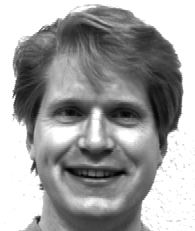
#> input picture HW7/Yale_Face_Database/Training/subject01.happy.pgm, 195 x 231 px
$ python kernel_lda.py
#> lines starting #> are read from the running program, lines starting #| are printed output that depends on the picture
from PIL import Image
import os
import numpy as np
from scipy.spatial.distance import cdist


def read_pgm(path, resized_factor):
#> called with path = './Yale_Face_Database/Training', resized_factor = 3
    image_files = sorted(os.listdir(path))
    images = []
    labels = []

    for image_file in image_files:
        with Image.open(os.path.join(path, image_file)) as image:
#> image is the input picture: PIL image 195x231 L; min 0, max 255, mean 161.3
            width, height = image.size
#> width = 195; height = 231
            width_resized, height_resized = width // resized_factor, height // resized_factor
#> width_resized = 65; height_resized = 77
            image_resized = image.resize((width_resized, height_resized))
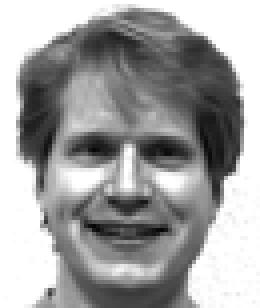
#> image_resized: PIL image 65x77 L (shown 4 times larger); min 5, max 255, mean 161.2
            image = np.array(image_resized).flatten() / 255.0  # normalization for kernel calculation
#> image = 5005 values, max 1 at index 0, min 0.0196 at index 3745, mean 0.632

        images.append(image)
        labels.append(int(image_file.split('.')[0][7:9]) - 1)

    return np.array(images), np.array(labels)


def compute_kernel(X, X_new, kernel_type):
    if kernel_type == 'linear':
        K = np.dot(X_new, X.T)

    elif kernel_type == 'polynomial':
        gamma = 5e-3
        coefficient = 1
        degree = 2
        K = (gamma * np.dot(X_new, X.T) + coefficient) ** degree

    elif kernel_type == 'rbf':
        gamma = 1e-3
        distances = cdist(X_new, X, 'sqeuclidean')
        K = np.exp(-gamma * distances)

    return K


def kernel_lda(X, y, n_components, kernel_type):
    N = X.shape[0]  # number of samples
    one_N = np.ones((N, N)) / N
    K = compute_kernel(X, X, kernel_type)  # shape: (N, N), where N is the number of samples
    K_centered = K - one_N @ K - K @ one_N + one_N @ K @ one_N
    unique_classes = np.unique(y)

    # compute SWϕ (within-class scatter matrix)
    S_W_phi = np.zeros((N, N))

    for c in unique_classes:
        indices_c = np.where(y == c)[0]
        N_c = len(indices_c)

        # term1:
        term1 = np.zeros((N, N))
        for i in indices_c:
            term1[i, i] = K[i, i]

        # term2:
        term2 = np.zeros((N, N))
        for i in indices_c:
            for j in indices_c:
                term2[i, j] += K[i, j] / N_c

        # term3
        term3 = np.zeros((N, N))
        for j in indices_c:
            for k in indices_c:
                term3[j, k] += K[j, k] / N_c

        S_W_phi += (term1 - 2 * term2 + term3)
    # print("S_W_phi", S_W_phi)

    # compute SBϕ (between-class scatter matrix)
    S_B_phi = np.zeros((N, N))

    for c in unique_classes:
        indices_c = np.where(y == c)[0]
        N_c = len(indices_c)

        # term1
        term1 = np.zeros((N, N))
        for i in indices_c:
            for j in indices_c:
                term1[i, j] = K[i, j] / (N_c ** 2)

        # term2
        term2 = np.zeros((N, N))
        for i in indices_c:
            for j in range(N):
                term2[i, j] = K[i, j] / (N_c * N)

        # term3
        term3 = np.zeros((N, N))
        for i in range(N):
            for j in range(N):
                term3[i, j] = K[i, j] / (N * N)

        S_B_phi += N_c * (term1 - 2 * term2 + term3)
    # print("S_B_phi", S_B_phi)

    S_W_phi += np.eye(N) * 1e-6  # pseudo inverse

    eigenvalues, eigenvectors = np.linalg.eigh(np.linalg.inv(S_W_phi) @ S_B_phi)
    sort_index = np.argsort(-eigenvalues)
    eigenvectors = eigenvectors[:, sort_index]

    principal_components = eigenvectors[:, :n_components]
    principal_components = principal_components / np.linalg.norm(principal_components, axis=0)

    return principal_components, K_centered


def project_test(X_train, X_test, principal_components, kernel_type):
    K_test = compute_kernel(X_train, X_test, kernel_type=kernel_type)
    K_train = compute_kernel(X_train, X_train, kernel_type=kernel_type)

    n_samples_train = X_train.shape[0]
    n_samples_test = X_test.shape[0]
    one_n_test = np.ones((n_samples_test, n_samples_train)) / n_samples_train
    one_n_train = np.ones((n_samples_train, n_samples_train)) / n_samples_train

    K_test_centered = (K_test -
                       np.dot(one_n_test, K_train) -
                       np.dot(K_test, one_n_train) +
                       np.dot(one_n_test, np.dot(K_train, one_n_train)))

    X_test_projected = np.dot(K_test_centered, principal_components)

    return X_test_projected


def performance(train_Z, train_labels, test_Z, test_labels, k=5):
    predictions = np.zeros(test_Z.shape[0])

    for i in range(test_Z.shape[0]):
        distance = np.sum(np.square(test_Z[i] - train_Z), axis=1)
        sort_index = np.argsort(distance)
        nearest_neighbors = train_labels[sort_index[:k]]  # k nearest neighbors
        labels, counts = np.unique(nearest_neighbors, return_counts=True)
        predictions[i] = labels[np.argmax(counts)]

    accuracy = np.sum((test_labels - predictions) == 0) / len(test_labels)

    return accuracy


if __name__ == '__main__':
    train_filepath = os.path.join('./Yale_Face_Database', 'Training')
    train_images, train_labels = read_pgm(train_filepath, 3)
#> train_labels = [0]
    test_filepath = os.path.join('./Yale_Face_Database', 'Testing')
    test_images, test_labels = read_pgm(test_filepath, 3)
#> call 2 of read_pgm, with path = './Yale_Face_Database/Testing', resized_factor = 3
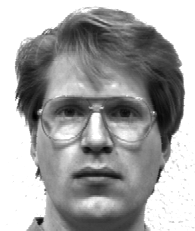
#> input picture HW7/Yale_Face_Database/Testing/subject01.glasses.pgm, 195 x 231 px
#> in read_pgm, image is the input picture: PIL image 195x231 L; min 0, max 255, mean 163.7
#> in read_pgm (call 2), `image_resized = image.resize((width_resized, height_resized))`:
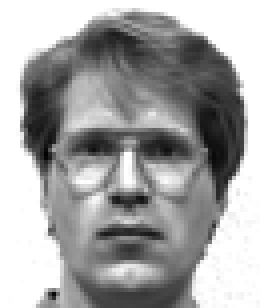
#> image_resized: PIL image 65x77 L (shown 4 times larger); min 2, max 255, mean 163.6
#> in read_pgm (call 2), `image = np.array(image_resized).flatten() / 255.0`: image = 5005 values, max 1 at index 0, min 0.00784 at index 2481, mean 0.641
#> test_labels = [0]

    n_components = 25
    kernel_types = ['linear', 'polynomial', 'rbf']

    for kernel_type in kernel_types:
        train_W, K_train_centered = kernel_lda(train_images, train_labels, n_components, kernel_type)
        train_z = np.dot(K_train_centered, train_W)
        test_z = project_test(train_images, test_images, train_W, kernel_type)

        accuracy = performance(train_z, train_labels, test_z, test_labels, k=1)
        print(f'Kernel LDA accuracy ({kernel_type}): {accuracy * 100:.2f}%')
#> this loop made 3 passes
#> (K_test in project_test, K_train in project_test) on passes 1 to 2: ([2448.1], [2459.3]), ([175.3], [176.8])
#> (K_test in project_test, K_train in project_test) on pass 3: ([0.927], [1])
#| Kernel LDA accuracy (linear): 100.00%
#| Kernel LDA accuracy (polynomial): 100.00%
#| Kernel LDA accuracy (rbf): 100.00%
